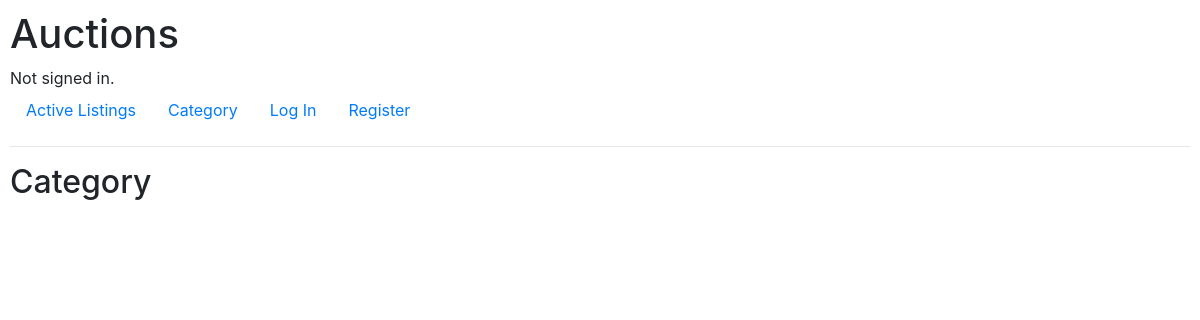
Before: /category with the older database file.
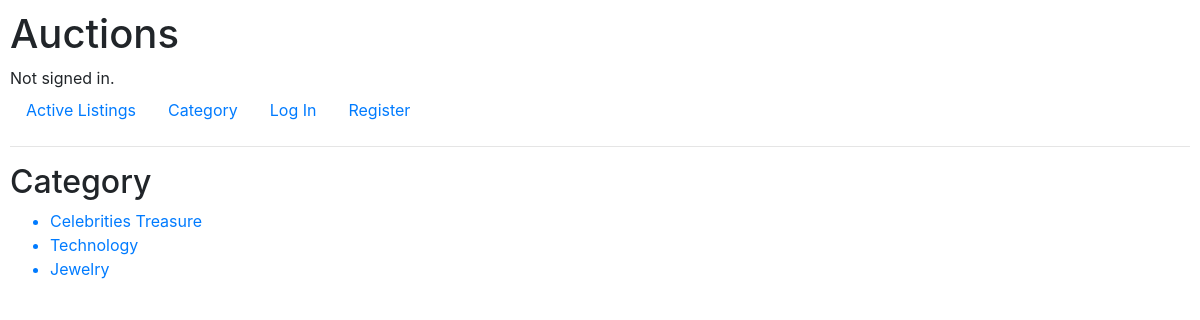
After: the same page with the newer database file.
### auctions/models.py (models this page shows, shortened)
class Category(models.Model):
    category = models.CharField(max_length=24)

### auctions/views.py (the view)
# urls.py: path("category", views.category, name="category"),
def category(request):
    return render(request, "auctions/category.html", {
        "categories": Category.objects.all()
    })

### auctions/templates/auctions/category.html
{% extends "auctions/layout.html" %}
{% block body %}
    <h2>Category</h2>
    <ul>
        {% for cate in categories %}
            <a href="{% url 'category_listing' cate_id=cate.id %}"><li>{{ cate.category }}</li>
        {% endfor %}
    </ul>
{% endblock %}

Changed rows visible on the page:
added Category: category "Celebrities Treasure"
added Category: category "Technology"
added Category: category "Jewelry"
